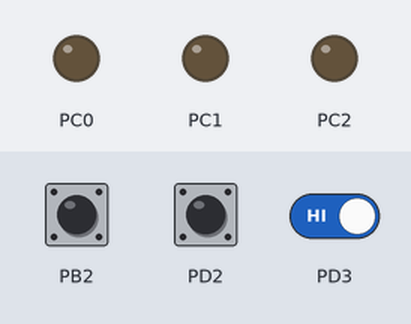
Simulated run of this program. Board: ATmega32, built with avr-gcc and emulated at 8 MHz. On the bench: output pins drawn as LEDs (lit = HIGH). The inputs (shaded band) are chosen by the test bench; at power-on: PD2 LOW, PD3 HIGH, PB2 LOW.

Above: at 1.2 s.
1.3 s: PD2 driven HIGH
At 3.2 s:
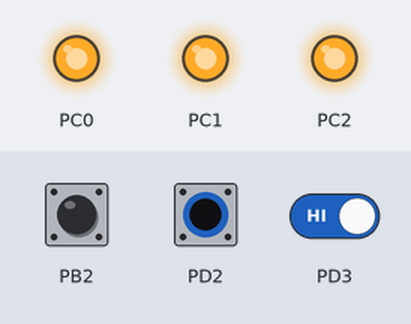
3.5 s: PD3 driven LOW
At 4.4 s:
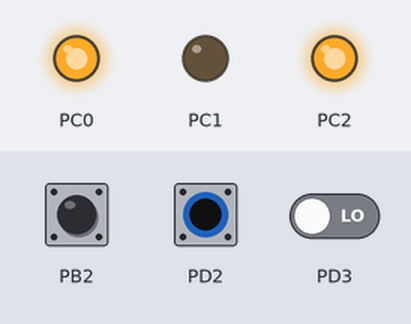
6.5 s: PD3 driven HIGH
At 9.3 s:
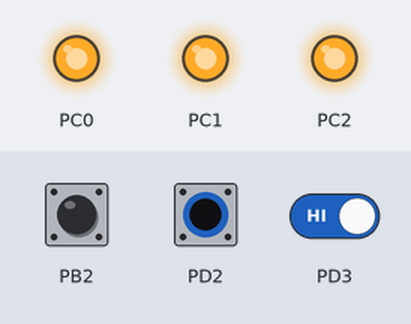
9.5 s: PB2 pulsed HIGH 2 times (0.12 s each, 0.3 s apart)
At 11.0 s:
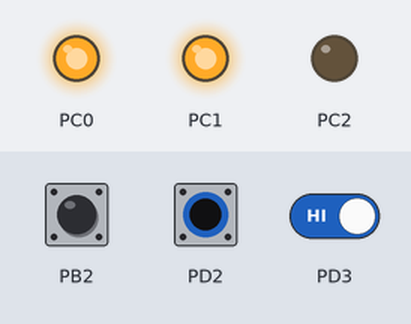
13.1 s: PD3 driven LOW
At 14.0 s:
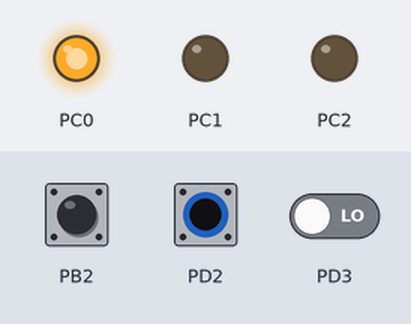
16.1 s: PD2 pulsed LOW 2 times (0.12 s each, 0.3 s apart)
At 17.2 s:
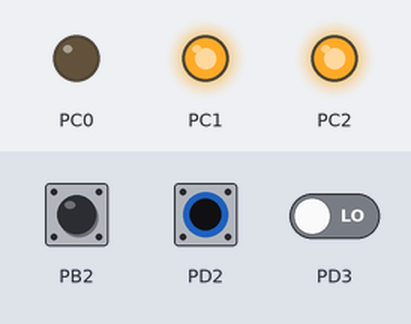
Timing chart, 0 to 20.7 s (numbered marks = the images above; inputs shaded):
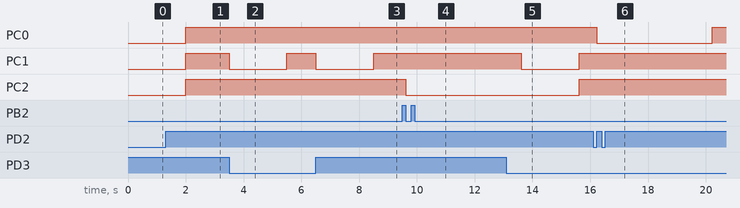

The program:

main.c
```c
/*
 * EX_Interrupt.c
 *
 * Created: 3/9/2025 11:44:35 PM
 * Author : Mostafa Samir
 */

#include <avr/interrupt.h>
#define F_CPU 8000000UL
#include <util/delay.h>

#include "EX_Interrupt_Interface.h"
#include "EX_Interrupt_Private.h"
#include "DIO_Interface.h"

#include "BIT_MATH.h"
#include "STD_TYPES.h"

int main(void)
{
    DIO_voidSetPinDirection(PORTC,PIN0,OUTPUT);
	DIO_voidSetPinDirection(PORTC,PIN1,OUTPUT);
	DIO_voidSetPinDirection(PORTC,PIN2,OUTPUT);

	Enterrupt_GlobalEnable();

	EX_INT_voidEnable(INT0,RisingEdge);
	EX_INT_voidEnable(INT1,AnyChange);
	EX_INT_voidEnable(INT2,FallingEdge);

    while (1)
    {
		DIO_voidSetPinValue(PORTC,PIN0,HIGH);
		DIO_voidSetPinValue(PORTC,PIN1,HIGH);
		DIO_voidSetPinValue(PORTC,PIN2,HIGH);
    }
}

ISR(INT0_vect)
{
	DIO_voidSetPinValue(PORTC,PIN0,LOW);
	_delay_ms(2000);

}

ISR(INT1_vect)
{
	DIO_voidSetPinValue(PORTC,PIN1,LOW);
	_delay_ms(2000);
}

ISR(INT2_vect)
{
	DIO_voidSetPinValue(PORTC,PIN2,LOW);
	_delay_ms(2000);
}
```

EX_Interrupt_Interface.h
```c
/*
 * EX_Interrupt_Interface.h
 *
 * Created: 3/9/2025 11:46:33 PM
 *  Author: Mostafa Samir
 */


#ifndef EX_INTERRUPT_INTERFACE_H_
#define EX_INTERRUPT_INTERFACE_H_

#include "BIT_MATH.h"
#include "STD_TYPES.h"


// INT STATUS
#define RisingEdge     1
#define FallingEdge    2
#define LowLevel       3
#define AnyChange      4


void Enterrupt_GlobalEnable();
void Enterrupt_GlobalDisable();


void EX_INT_voidEnable(u8 Copy_INTNumber , u8 Copy_INTStatus);
void EX_INT_voidDisable ( u8 Copy_u8INTNumber );


#endif /* EX_INTERRUPT_INTERFACE_H_ */
```

EX_Interrupt_Program.c
```c
/*
 * EX_Interrupt.c
 *
 * Created: 3/9/2025 11:45:44 PM
 *  Author: Mostafa Samir
 */

#include "EX_Interrupt_Config.h"
#include "EX_Interrupt_Private.h"
#include "EX_Interrupt_Interface.h"

#include "BIT_MATH.h"
#include "STD_TYPES.h"

/*
INT0
				ISC01	ISC00
RisingEdge		  1       1
FallingEdge		  1       0
LowLevel          0       0
AnyChange         0       1


INT1
				ISC11	ISC10
RisingEdge		  1       1
FallingEdge		  1       0
LowLevel          0       0
AnyChange         0       1

INT2
				ISC2
RisingEdge		  1
FallingEdge		  0

*/

void Enterrupt_GlobalEnable()
{
	SET_BIT(SREG_REG,GINT);
}

void Enterrupt_GlobalDisable()
{
	CLEAR_BIT(SREG_REG,GINT);
}

void EX_INT_voidEnable(u8 Copy_INTNumber , u8 Copy_INTStatus)
{
	switch(Copy_INTNumber)
	{
		case INT0 : SET_BIT(GICR_REG,INT0);  //enable external interrupt 0
		switch(Copy_INTStatus)
		{
			case RisingEdge  : SET_BIT(MCUCR_REG,ISC01);    SET_BIT(MCUCR_REG,ISC00);    break;
			case FallingEdge : SET_BIT(MCUCR_REG,ISC01);    CLEAR_BIT(MCUCR_REG,ISC00);  break;
			case LowLevel    : CLEAR_BIT(MCUCR_REG,ISC01);  CLEAR_BIT(MCUCR_REG,ISC00);  break;
			case AnyChange   : CLEAR_BIT(MCUCR_REG,ISC01);  SET_BIT(MCUCR_REG,ISC00);    break;
			default: break;
		}break;

		case INT1 : SET_BIT(GICR_REG,INT1);  //enable external interrupt 1
		switch(Copy_INTStatus)
		{
			case RisingEdge  : SET_BIT(MCUCR_REG,ISC11);    SET_BIT(MCUCR_REG,ISC10);    break;
			case FallingEdge : SET_BIT(MCUCR_REG,ISC11);    CLEAR_BIT(MCUCR_REG,ISC10);  break;
			case LowLevel    : CLEAR_BIT(MCUCR_REG,ISC11);  CLEAR_BIT(MCUCR_REG,ISC10);  break;
			case AnyChange   : CLEAR_BIT(MCUCR_REG,ISC11);  SET_BIT(MCUCR_REG,ISC10);    break;
			default: break;
		}break;

		case INT2 : SET_BIT(GICR_REG,INT2);  //enable external interrupt 2
		switch(Copy_INTStatus)
		{
			case RisingEdge  : SET_BIT(MCUCSR_REG,ISC2);     break;
			case FallingEdge : CLEAR_BIT(MCUCSR_REG,ISC2);   break;
			default: break;
		}break;

		default: break;

	}
}


void EX_INT_voidDisable ( u8 Copy_u8INTNumber )
{
	switch ( Copy_u8INTNumber )
	{
		case INT0 :     CLEAR_BIT(GICR_REG,INT0);   break;
		case INT1 :     CLEAR_BIT(GICR_REG,INT1);   break;
		case INT2 :     CLEAR_BIT(GICR_REG,INT2);   break;
		default   :   break;
	}
}
```

EX_Interrupt_Config.h
```c
/*
 * EX_Interrupt_Config.h
 *
 * Created: 3/9/2025 11:48:47 PM
 *  Author: Mostafa Samir
 */


#ifndef EX_INTERRUPT_CONFIG_H_
#define EX_INTERRUPT_CONFIG_H_


#endif /* EX_INTERRUPT_CONFIG_H_ */
```

BIT_MATH.h
```c
/*=================================================================================*/
/*  File        : BIT_MATH.h                                                       */
/*  Description : This file includes BIT_MATH macros for Atmega32                  */
/*  Author      : Mostafa Samir Kamel. Embedded SW Engineer                      */
/*  Date        : 2/18/2025                                                        */
/*  Linkedin    : https://www.linkedin.com/in/mostafasameer00                        */
/*  Git account : https://github.com/MostafaSamir0                                 */
/*  mail        : mostafasameer858@gmil.com                                        */
/*=================================================================================*/

/* File Gaurd by ifndef & endif */
#ifndef BIT_MATH_H
#define BIT_MATH_H

#define REGISTER_SIZE 8

#define SET_BIT(REG,BIT_POSITION)     REG |= (1<<BIT_POSITION)
#define CLEAR_BIT(REG,BIT_POSITION)   REG &= ~(1<<BIT_POSITION)
#define GET_BIT(REG,BIT_POSITION)     REG & (1<<BIT_POSITION)
#define TOGGLE_BIT(REG,BIT_POSITION)  REG ^= (1<<BIT_POSITION)

#define ROR(REG,NUM)                  REG =(REG<<(REGISTER_SIZE-NUM))|(REG>>(NUM))
#define ROL(REG,NUM)                  REG =(REG>>(REGISTER_SIZE-NUM))|(REG<<(NUM))


#endif
```

DIO_Config.h
```c
/*=================================================================================*/
/*  File        : DIO_Config.h                                                     */
/*  Description : This file includes DIO Driver Configrations for Atmega32         */
/*  Author      : MostafaSamirKamel. Embedded SW Engineer                            */
/*  Date        : 2/18/2025                                                          */
/*  Linkedin    : https://www.linkedin.com/in/mostafasameer00                          */
/*  Git account : https://github.com/MostafaSamir0                                     */
/*  mail        : mostafasameer858@gmil.com                                            */
/*======================================================================================*/

/* File Gaurd by ifndef & endif */
#ifndef DIO_CONFIG_H
#define DIO_CONFIG_H


#endif
```

DIO_Private.h
```c
/*=================================================================================*/
/*  File        : DIO_Private.h                                                    */
/*  Description : This Private file includes DIO Driver macros for Atmega32        */
/*  Author      : MostafaSamirKamel. Embedded SW Engineer                           */
/*  Date        : 2/18/2025                                                          */
/*  Linkedin    : https://www.linkedin.com/in/mostafasameer00                        */
/*  Git account : https://github.com/MostafaSamir0                                   */
/*  mail        : mostafasameer858@gmil.com                                          */
/*===================================================================================*/

/* File Gaurd by ifndef & endif */
#ifndef DIO_PRIVATE_H
#define DIO_PRIVATE_H

/* Private Macros */

#define DDRA_REG         *((volatile u8*)0x3A)
#define DDRB_REG         *((volatile u8*)0x37)
#define DDRC_REG         *((volatile u8*)0x34)
#define DDRD_REG         *((volatile u8*)0x31)

#define PORTA_REG        *((volatile u8*)0x3B)
#define PORTB_REG        *((volatile u8*)0x38)
#define PORTC_REG        *((volatile u8*)0x35)
#define PORTD_REG        *((volatile u8*)0x32)

#define PINA_REG         *((volatile u8*)0x39)
#define PINB_REG         *((volatile u8*)0x36)
#define PINC_REG         *((volatile u8*)0x33)
#define PIND_REG         *((volatile u8*)0x30)


#endif
```

EX_Interrupt_Private.h
```c
/*
 * EX_Interrupt_Private.h
 *
 * Created: 3/9/2025 11:48:03 PM
 *  Author: Mostafa Samir
 */


#ifndef EX_INTERRUPT_PRIVATE_H_
#define EX_INTERRUPT_PRIVATE_H_

/* GICR */
#define GICR_REG   *((volatile u8*)0x5B)

#define INT1    7
#define INT0    6
#define INT2    5

/* GIFR */
#define GIFR_REG   *((volatile u8*)0x5A)

#define INTF1   7
#define INTF0   6
#define INTF2   5


/* MCUCR */
#define MCUCR_REG   *((volatile u8*)0x55)

#define ISC11   3
#define ISC10   2
#define ISC01   1
#define ISC00   0

/* MCUCSR */
#define MCUCSR_REG   *((volatile u8*)0x54)

#define ISC2    6


/* SREG */
#define SREG_REG   *((volatile u8*)0x5F)

#define GINT    7


#endif /* EX_INTERRUPT_PRIVATE_H_ */
```

STD_TYPES.h
```c
/*=================================================================================*/
/*  File        : STD_TYPES.h                                                      */
/*  Description : This file includes STD_TYPES macros for Atmega32                 */
/*  Author      : Mostafa Samir Kamel. Embedded SW Engineer                      */
/*  Date        : 2/18/2025                                                        */
/*  Linkedin    : https://www.linkedin.com/in/mostafasameer00                        */
/*  Git account : https://github.com/MostafaSamir0                                 */
/*  mail        : mostafasameer858@gmil.com                                        */
/*=================================================================================*/

/* File Gaurd by ifndef & endif */
#ifndef STD_TYPES_H
#define STD_TYPES_H

typedef unsigned char       u8  ;        // 1 Byte - 255 Bit
typedef unsigned short int  u16 ;       // 2 Byte
typedef unsigned long int   u32 ;       // 4 Byte
typedef signed char         s8  ;        // 1 Byte
typedef signed short int    s16 ;       // 2 Byte
typedef signed long int     s32 ;       // 4 Byte
typedef float               f32 ;       // 4 Byte
typedef double              f64 ;       // 8 Byte


#define     NOT_OK          0
#define     OK              1

#endif
```

Source omitted: DIO_Interface.h (13238 bytes), DIO_Program.c (22662 bytes)

Measured:
- after the input at 1.3 s, PC0–2: LOW → HIGH after 0.70 s
- after the input at 3.5 s, PC1: HIGH → LOW at once, → HIGH 2.0 s later
- after the input at 6.5 s, PC1: HIGH → LOW at once, → HIGH 2.0 s later
- after the input at 9.5 s, PC2: HIGH → LOW after 0.12 s
- after the input at 13.1 s, PC1: HIGH → LOW after 0.52 s, → HIGH 2.0 s later; PC2: LOW → HIGH after 2.5 s instead of 0.52 s
- after the input at 16.1 s, PC0: HIGH → LOW after 0.12 s, → HIGH 4.0 s later
